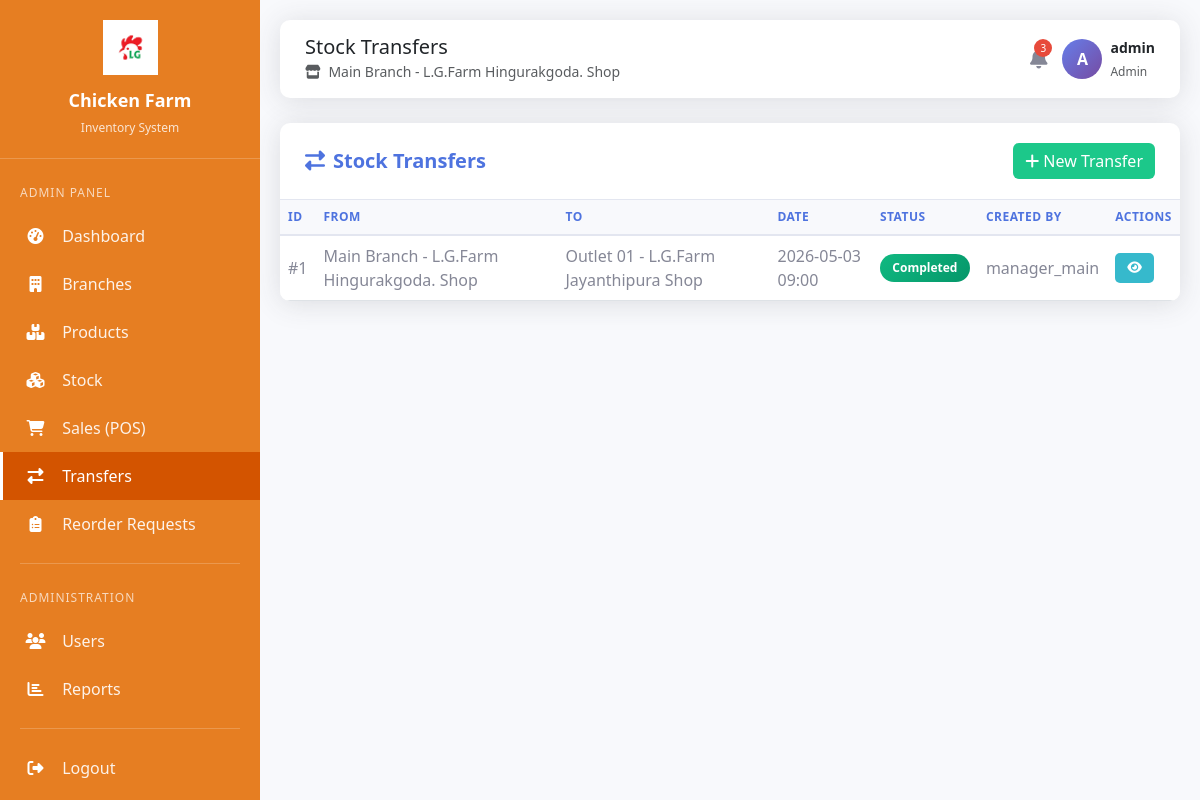
Page /transfer.php (signed in) on the committed database.
### tables this page shows
CREATE TABLE transfers (
    id INT AUTO_INCREMENT PRIMARY KEY,
    from_branch_id INT NOT NULL,
    to_branch_id INT NOT NULL,
    transfer_date TIMESTAMP DEFAULT CURRENT_TIMESTAMP,
    status ENUM('pending', 'approved', 'rejected', 'completed') NOT NULL DEFAULT 'pending',
    created_by INT,
    approved_by INT,
    FOREIGN KEY (from_branch_id) REFERENCES branches(id) ON DELETE CASCADE,
    FOREIGN KEY (to_branch_id) REFERENCES branches(id) ON DELETE CASCADE,
    FOREIGN KEY (created_by) REFERENCES users(id) ON DELETE SET NULL,
    FOREIGN KEY (approved_by) REFERENCES users(id) ON DELETE SET NULL
);

CREATE TABLE branches (
    id INT AUTO_INCREMENT PRIMARY KEY,
    name VARCHAR(100) NOT NULL,
    location VARCHAR(200) NOT NULL,
    type ENUM('main', 'outlet') NOT NULL DEFAULT 'outlet',
    contact_no VARCHAR(20) NOT NULL,
    created_at TIMESTAMP DEFAULT CURRENT_TIMESTAMP
);

CREATE TABLE users (
    id INT AUTO_INCREMENT PRIMARY KEY,
    username VARCHAR(50) NOT NULL UNIQUE,
    password VARCHAR(255) NOT NULL,
    full_name VARCHAR(100) NOT NULL,
    role ENUM('admin', 'manager', 'cashier') NOT NULL DEFAULT 'cashier',
    branch_id INT,
    is_active TINYINT(1) NOT NULL DEFAULT 1,
    created_at TIMESTAMP DEFAULT CURRENT_TIMESTAMP,
    FOREIGN KEY (branch_id) REFERENCES branches(id) ON DELETE SET NULL
);

### config.php (called while the page is built, shortened)
<?php
function formatDate($date) {
    return date('Y-m-d H:i', strtotime($date));
}

### transfer.php (the view, shortened to what this page needs)
<?php
require_once 'config.php';
include 'header.php';
$transfers_sql = "SELECT t.*,
                  fb.name as from_branch_name,
                  tb.name as to_branch_name,
                  u.username as created_by_name,
                  au.username as approved_by_name
                  FROM transfers t
                  JOIN branches fb ON t.from_branch_id = fb.id
                  JOIN branches tb ON t.to_branch_id = tb.id
                  LEFT JOIN users u ON t.created_by = u.id
                  LEFT JOIN users au ON t.approved_by = au.id";
$transfers_sql.= " ORDER BY t.transfer_date DESC";
$transfers = $conn->query($transfers_sql);
?>
<div class="row fade-in">
    <div class="col-12">
        <div class="table-container">
            <div class="table-header">
                <h5><i class="fas fa-exchange-alt me-2"></i>Stock Transfers</h5>
                <button class="btn btn-add" data-bs-toggle="modal" data-bs-target="#createTransferModal">
                    <i class="fas fa-plus me-1"></i>New Transfer
                </button>
            </div>
            <div class="table-responsive">
                <table class="table table-hover">
                    <thead>
                        <tr>
                            <th>ID</th>
                            <th>From</th>
                            <th>To</th>
                            <th>Date</th>
                            <th>Status</th>
                            <th>Created By</th>
                            <th>Actions</th>
                        </tr>
                    </thead>
                    <tbody>
                        <?php while ($transfer = $transfers->fetch_assoc()):?>
                        <tr>
                            <td>#<?php echo $transfer['id'];?></td>
                            <td><?php echo htmlspecialchars($transfer['from_branch_name']);?></td>
                            <td><?php echo htmlspecialchars($transfer['to_branch_name']);?></td>
                            <td><?php echo formatDate($transfer['transfer_date']);?></td>
                            <td>
                                <?php
                                $status_class = 'badge-pending';
                                $status_lower = strtolower(str_replace([' ', '_'], '-', $transfer['status']));
                                switch($status_lower) {
                                    case 'completed':
                                        $status_class = 'badge-completed';
                                        break;
                                }
                               ?>
                                <span class="status-badge <?= $status_class;?>">
                                    <?php echo ucwords(str_replace(['_', '-'], ' ', $transfer['status']));?>
                                </span>
                            </td>
                            <td><?php echo htmlspecialchars($transfer['created_by_name']);?></td>
                            <td>
                                <button class="btn btn-action btn-view" data-bs-toggle="modal" data-bs-target="#viewTransferModal<?php echo $transfer['id'];?>">
                                    <i class="fas fa-eye"></i>
                                </button>
                            </td>
                        </tr>
                        <?php endwhile;?>
                    </tbody>
                </table>
            </div>
        </div>
    </div>
</div>
<?php include 'footer.php';?>

### header.php (style rules this page uses)
:root { --sidebar-width: 260px; --primary-color: #4e73df; --secondary-color: #858796; --success-color: #1cc88a; --info-color: #36b9cc; --warning-color: #f6c23e; --danger-color: #e74a3b; --sidebar-orange: #E67E22; --sidebar-orange-dark: #D35400; }
body { font-family: 'Segoe UI', Tahoma, Geneva, Verdana, sans-serif; background-color: #f8f9fc; }
.table-container { background: white; border-radius: 10px; box-shadow: 0 0.15rem 1.75rem 0 rgba(58, 59, 69, 0.15); overflow: hidden; }
.table-container .table-header { padding: 20px 25px; border-bottom: 1px solid #e3e6f0; display: flex; justify-content: space-between; align-items: center; }
.table-container .table-header h5 { margin: 0; font-weight: 600; color: #4e73df; }
.table-container table { margin-bottom: 0; }
.table-container th { background: #f8f9fc; color: #4e73df; font-weight: 600; text-transform: uppercase; font-size: 12px; letter-spacing: 0.5px; border-bottom: 2px solid #e3e6f0; }
.table-container td { vertical-align: middle; color: #858796; }
.btn-action { padding: 5px 12px; font-size: 13px; border-radius: 5px; }
.btn-add { background: var(--success-color); border: none; color: white; }
.btn-view { background: var(--info-color); border: none; color: white; }
.fade-in { animation: fadeIn 0.5s ease-out; }

### transfer.php (style rules this page uses)
.status-badge { padding: 5px 12px; border-radius: 15px; font-size: 12px; font-weight: 600; color: white!important; display: inline-block; min-width: 90px; text-align: center; text-transform: capitalize; }
.badge-completed { background: linear-gradient(135deg, #10b981 0%, #059669 100%); }

### rows in the picture
transfers: id "1", from_branch.name "Main Branch - L.G.Farm Hingurakgoda. Shop", to_branch.name "Outlet 01 - L.G.Farm Jayanthipura Shop", transfer_date "2026-05-03 09:00", status "Completed", created_by.username "manager_main"

### other values in the picture
$user_role "ADMIN"
$page_title "Stock Transfers"
$_SESSION['branch_name'] "Main Branch - L.G.Farm Hingurakgoda. Shop"
$unread_alerts "3"
substr($_SESSION['username'], 0, 1) "A"
$_SESSION['username'] "admin"
$user_role "Admin"
